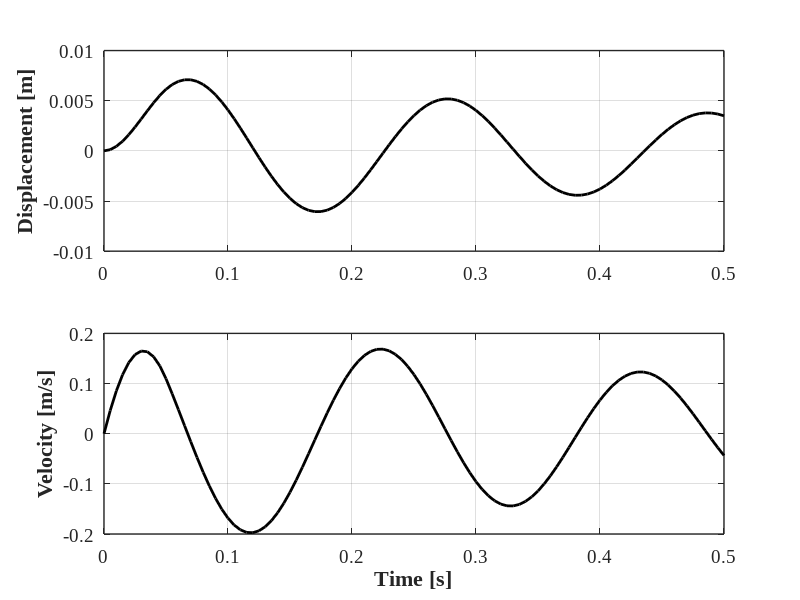

Recreate this plot in MATLAB.
%% Structural Dynamics and Vibration Control(M. Azimi et al.)
%% Example 5-1: Response of SDOF Using Wilson Recurrent Formula
   ... (Newmark)
clc; clear; close all;

%% Parameters
m  = 45412.8;
k  = 40913000;
wn = sqrt(k/m);
r  = 0.05;
u(1) = 0;
v(1) = 0;
tt = 0.50;
n  = 100;
n1 = n+1;
dt = tt/n;
td = 0.05;
jk = td/dt;

p = zeros(n1,1);

t = -dt;

%% External Load
for m = 1:jk+1
    t = t+dt;
    p(m) = 445500*(td-t)/td;
end

wd = wn*sqrt(1-r^2);
a  = exp(-r*wn*dt)*(r*sin(wd*dt)/sqrt(1-r^2)+cos(wd*dt));
b  = exp(-r*wn*dt)*(sin(wd*dt))/wd;
c2 = ((1-2*r^2)/(wd*dt)-r/sqrt(1-r^2))*sin(wd*dt)-(1+2*r/(wn*dt))*cos(wd*dt);
c  = (1/k)*(2*r/(wn*dt)+exp(-r*wn*dt)*(c2));
d2 = exp(-r*wn*dt)*((2.0*r^2-1)/(wd*dt)*sin(wd.*dt)+2.0*r/(wn*dt)*cos(wd*dt));
d  = (1/k)*(1-2.0*r/(wn*dt)+d2);
ad = -exp(-r*wn*dt)*wn*sin(wd*dt)/(sqrt(1-r^2));
bd = exp(-r*wn*dt)*(cos(wd*dt)-r*sin(wd*dt)/sqrt(1-r^2));
c1 = exp(-r*wn*dt)*((wn/sqrt(1-r^2)+r/(dt*sqrt(1-r^2)))*sin(wd*dt)+cos(wd*dt)/dt);
cd = (1/k)*(-1/dt+c1);
d1 = exp(-r*wn*dt)*(r*sin(wd*dt)/sqrt(1-r^2)+cos(wd*dt));
dd = (1/(k*dt))*(1-d1);

for m = 2:n1
    u(m) = a*u(m-1)+b*v(m-1)+c*p(m-1)+d*p(m);
    v(m) = ad*u(m-1)+bd*v(m-1)+cd*p(m-1)+dd*p(m);
end

for m=1:n1
    s(m)=(m-1)*dt;
end

%% Plot
figure(1); set(figure(1), 'Position', [100   100   800   600]);     hold on; grid on; box on;

subplot(2,1,1); hold on; grid on; box on    
    plot(s,u,'LineStyle','-','LineWidth',2,'Color',[0 0 0]);
    set(gca, 'LineWidth',1, 'FontWeight','normal', 'FontName','Times New Roman', 'FontSize',14)               
    ylabel('Displacement [m]', 'fontsize',16, 'fontname','Times New Roman','FontWeight','Bold')

subplot(2,1,2); hold on; grid on; box on    
    plot(s,v,'LineStyle','-','LineWidth',2,'Color',[0 0 0]);
    set(gca, 'LineWidth',1, 'FontWeight','normal', 'FontName','Times New Roman', 'FontSize',14)               
    xlabel('Time [s]', 'fontsize',16, 'fontname','Times New Roman','FontWeight','Bold')
    ylabel('Velocity [m/s]', 'fontsize',16, 'fontname','Times New Roman','FontWeight','Bold')

%% Print
print('EX_5_1','-dpng')

%% Make Subplots Bigger
SF = 0.1;
a = 2; b = 1;
......................................................
for i = 1:a*b
    h = subplot(a,b,i); % Get handle to subplot #i.
%     if i ~= 1; set(h,'YTickLabel',[]); end

    pos1 = get(h, 'Position');
    pos2 = [pos1(1)-SF/2*pos1(1),  pos1(2)-SF/2*pos1(2),   pos1(3)*(1+SF),   pos1(4)*(1+SF)];
    
    set(h, 'Position', pos2);
end
